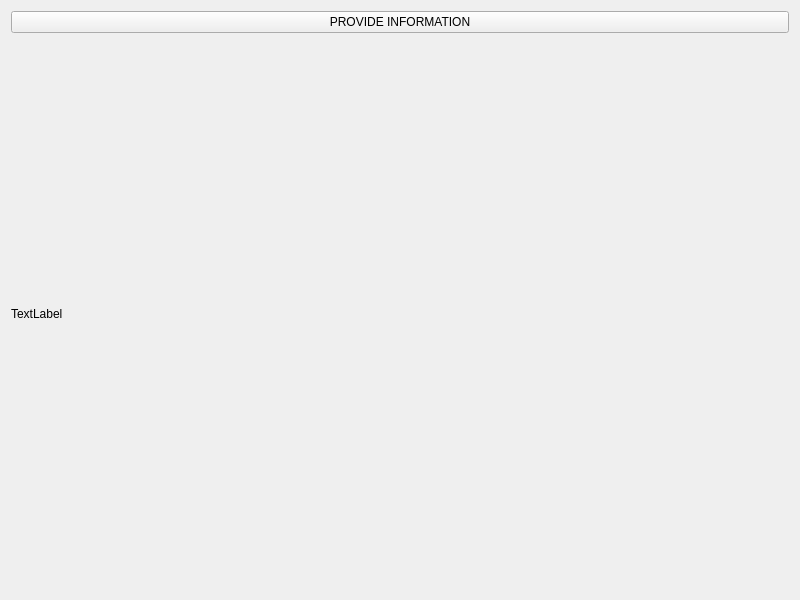
<?xml version="1.0" encoding="UTF-8"?>
<ui version="4.0">
 <class>Widget</class>
 <widget class="QWidget" name="Widget">
  <property name="geometry">
   <rect>
    <x>0</x>
    <y>0</y>
    <width>800</width>
    <height>600</height>
   </rect>
  </property>
  <property name="windowTitle">
   <string>Widget</string>
  </property>
  <layout class="QVBoxLayout" name="verticalLayout">
   <item>
    <widget class="QPushButton" name="pushButton">
     <property name="text">
      <string>PROVIDE INFORMATION</string>
     </property>
    </widget>
   </item>
   <item>
    <widget class="QLabel" name="label">
     <property name="text">
      <string>TextLabel</string>
     </property>
     <property name="wordWrap">
      <bool>true</bool>
     </property>
    </widget>
   </item>
  </layout>
 </widget>
 <resources/>
 <connections/>
</ui>
